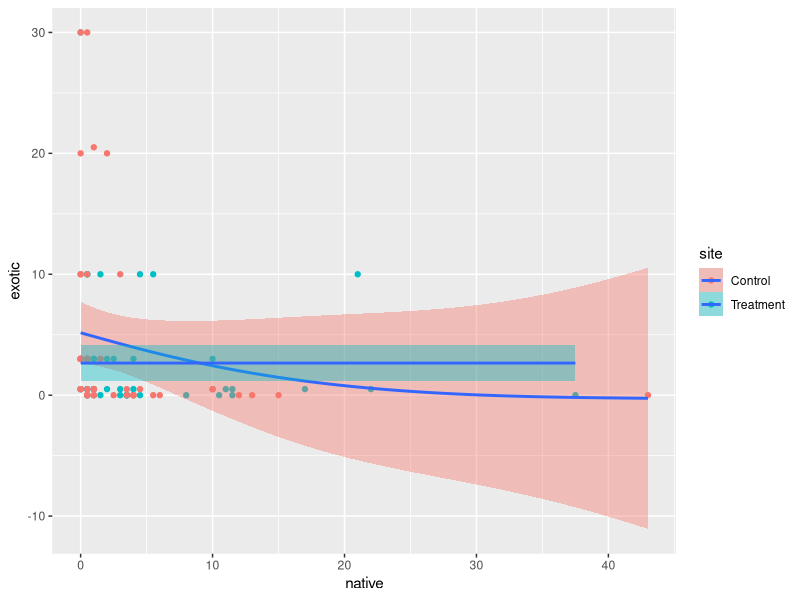
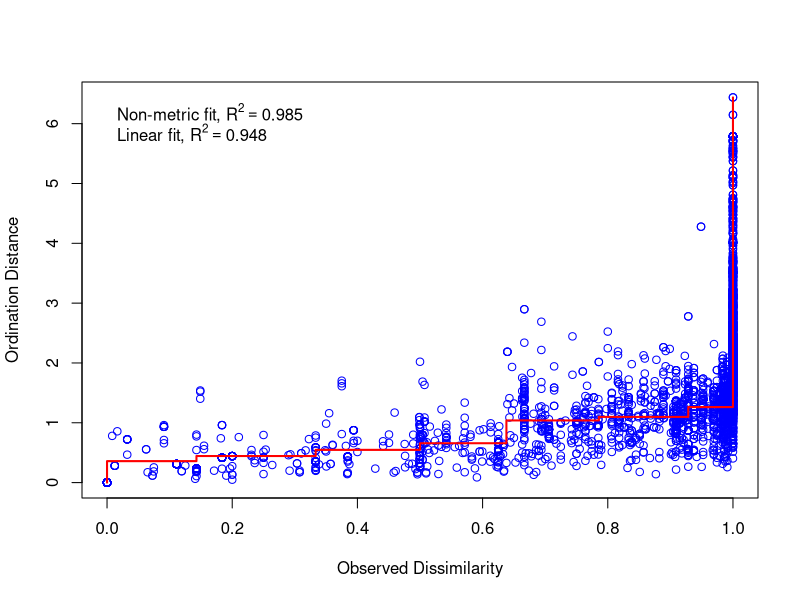
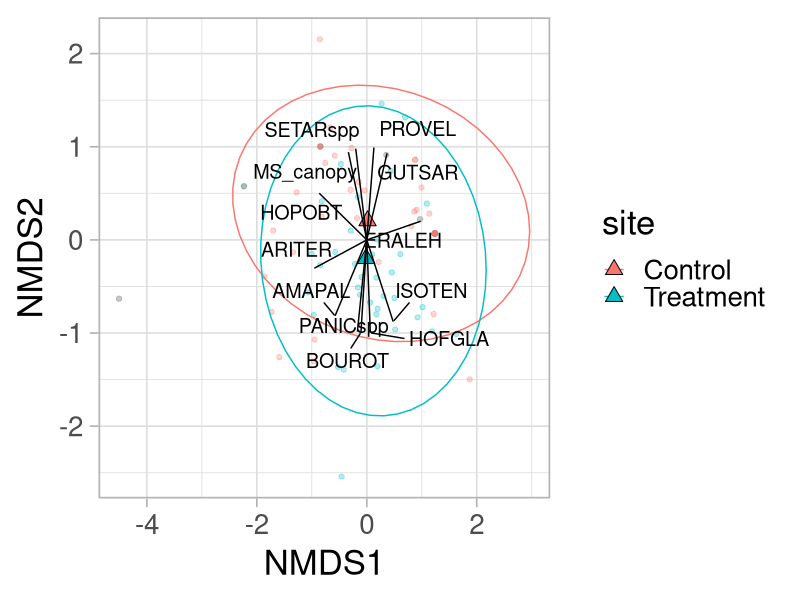
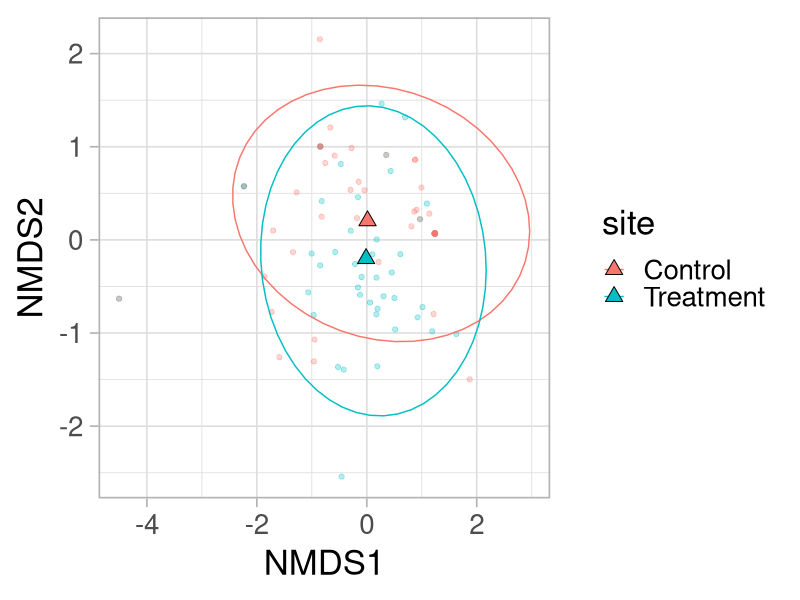

The R source for these figures, in order: (Note: this script raises an error after producing the figures.)
library(tidyverse)
library(vegan)
library(ggrepel)

banwr <- read_csv("data/community_fall2025.csv") # read in community matrix
provel <- read_csv("data/mesquite_canopy.csv") %>% 
  mutate(MS_canopy = 1)
banwr <- full_join(banwr, provel)
banwr[is.na(banwr)] <- 0 # turn NA values to 0
plots <- read_csv("data/plots_by_site.csv") # read in plots by site
names(plots) <- c("plot", "site") # assign names to the plots file


# plot summaries for Dr. Gallery & Maria:

sums <- banwr %>% 
  full_join(plots) %>% 
  group_by(plot, site) %>% 
  summarise(llg = ERALEH,
            mesquite = MS_canopy)

total_cov <- banwr %>% 
  select(-MS_canopy, -plot) %>% 
  mutate(plant_cover = rowSums(.)) %>% 
  select(plant_cover)
total_cov$plot <- banwr$plot

type_cov1 <- banwr %>% 
  select(-MS_canopy) %>% 
  pivot_longer(`HOPOBT`:`new Unk Fab`, names_to = "spp", values_to = "cover") %>% 
  filter(cover != 0)

species <- data.frame(unique(type_cov1$spp));names(species) <- "spp"
write_csv(species, "data/species_list.csv")

# traits:
traits <- read_csv("data/species_traits.csv")

type_cov <- full_join(type_cov1, traits) %>% 
  group_by(plot, nativity) %>% 
  summarise(cover = sum(cover)) %>% 
  pivot_wider(names_from = nativity, values_from = cover)
type_cov[is.na(type_cov)] <- 0 # turn NA values to 0
type_cov <- inner_join(type_cov, plots)

ggplot(type_cov, aes(x = native, y = exotic))+
  geom_point(aes(color = site))+
  geom_smooth(aes(fill = site), method = "gam")

# make a data frame with native/nonnative??

# how many plots have mesquite canopy?
View(banwr %>% 
       inner_join(plots) %>% 
  pivot_longer(`HOPOBT`:`new Unk Fab`, names_to = "spp", values_to = "cover") %>% 
  select(-spp, -cover) %>% 
  unique() %>% 
  group_by(site, MS_canopy) %>% 
  summarise(count = n()))

# how many plots have mesquite as a spp?
View(banwr %>% 
       inner_join(plots) %>% 
       pivot_longer(`HOPOBT`:`new Unk Fab`, names_to = "spp", values_to = "cover") %>% 
       filter(spp == "PROVEL") %>% 
       mutate(pres = case_when(cover == 0 ~ F, cover != 0 ~ T)) %>% 
       select(-MS_canopy) %>% 
       group_by(site, pres) %>% 
       summarise(count = n()))

# LLG?
View(banwr %>% 
       inner_join(plots) %>% 
       pivot_longer(`HOPOBT`:`new Unk Fab`, names_to = "spp", values_to = "cover") %>% 
       filter(spp == "ERALEH") %>% 
       mutate(pres = case_when(cover == 0 ~ F, cover != 0 ~ T)) %>% 
       select(-MS_canopy) %>% 
       group_by(pres, site) %>% 
       summarise(count = n()))

# Ordinations:
# remove rare species:
# function to figure out how many plots each spp is in? (column sum of cells != 0)

# binarize the banwr dataframe to get counts of how many plots each spp is present in
banwr_b <- banwr %>% 
  select(-plot) %>% 
  mutate(across(where(is.numeric), ~ifelse(.x >0, 1, 0)))
rares <- banwr_b %>% # make a list of how many plots each spp occurs in by summing the columns of the binary frame 
  colSums() %>% 
  data.frame()
spp_pool <- rownames(filter(rares, .>=5)) # now we want to define our "species pool" which consists of species occurring on at least 5 plots across all 100

banwr_com <- banwr[, which(colnames(banwr) %in% spp_pool)] # filter out columns that aren't in the spp pool
banwr_com$plot <- banwr$plot # give the plot column back

com <- banwr_com %>% 
  column_to_rownames(var = "plot") %>%  # turn plot column back to row names
  wisconsin() # wisco standardization
com <- com[rowSums(com) != 0, ] # get rid of plots where there are no plants.... 

com_plots <- com %>% 
  mutate(plot = rownames(.)) # get plot column back in haha
com_plots <- inner_join(com_plots, plots) # then join with the plots by site df to know the different sites

dist_b <- vegdist(com, method = "bray") # create dist mat
banwr_nmds <- metaMDS(dist_b, k = 2, trymax = 100) # run NMDS
banwr_nmds$stress # check stress; < 0.2 is good!
stressplot(banwr_nmds) # view stress plot

com_env <- envfit(banwr_nmds, com) # fit the original variables to our ordination

# then some magic to turn these envfit lines into lines starting from the origin that i can put into ggplot
env_df <- data.frame(com_env$vectors$arrows) %>% # extracting the end points of each envfit vector
  mutate(spp = rownames(.)) %>% 
  filter(com_env$vectors$pvals <= 0.05)
env0 <- data.frame(NMDS1 = rep(0, nrow(env_df)),  # creating the zeroes with a spp column
                   NMDS2 = rep(0, nrow(env_df)),
                   spp = env_df$spp)
env_res <- rbind(env_df, env0) # combining them together

banwr_scores <- data.frame(cbind(scores(banwr_nmds), rownames(com))) # get scores of the NMDS and combine them with the spp names
names(banwr_scores) <- c("NMDS1", "NMDS2", "plot") # assign column names to df from previous line

banwr_scores <- full_join(banwr_scores, plots) %>% 
  mutate(NMDS1 = as.numeric(NMDS1), NMDS2 = as.numeric(NMDS2))
banwr_centroids <- banwr_scores %>% 
  group_by(site) %>% 
  summarise(NMDS1 = mean(NMDS1, na.rm = T), 
            NMDS2 = mean(NMDS2, na.rm = T))

ggplot(data = banwr_scores, aes(x = NMDS1, y = NMDS2))+
  geom_point(aes(color = site), alpha = 0.3)+
  # geom_label(aes(label = plot))+
  stat_ellipse(aes(color = site))+
  geom_point(pch = 24, size = 4, 
             data = banwr_centroids, aes(fill = site, x = NMDS1, y = NMDS2))+
  geom_line(data = env_res, aes(group = spp))+
  geom_label_repel(data = env_df, aes(label = spp),
                   size = 5, fill = NA, label.size = NA)+
  theme_light(base_size = 25)

ggplot(data = banwr_scores, aes(x = NMDS1, y = NMDS2))+
  geom_point(aes(color = site), alpha = 0.3)+
  # geom_label(aes(label = plot))+
  stat_ellipse(aes(color = site))+
  geom_point(pch = 24, size = 4,
             data = banwr_centroids, aes(fill = site, x = NMDS1, y = NMDS2))+
  # geom_line(data = env_res, aes(group = spp))+
  # geom_label_repel(data = env_df, aes(label = spp),
  #                  size = 5, fill = NA, label.size = NA)+
  theme_light(base_size = 25)

adonis2(com ~ com_plots$site, data = banwr)
anova(betadisper(vegdist(com, method  = "bray"), 
                 group = com_plots$site, type = "centroid"))

com <- com %>% 
  mutate(ms_discrete = case_when(MS_canopy == 0 ~ F,
                                 MS_canopy > 0 ~ T))
ggplot(com, aes(x = HOPOBT, y = ms_discrete))+
  geom_boxplot()
ggplot(com, aes(x = SETARspp, y = ms_discrete))+
  geom_boxplot()
ggplot(com, aes(x = ERALEH, y = ms_discrete))+
  geom_boxplot()+
  labs(x = "Lehmann's lovegrass cover (%)",
       y = "Under mesquite canopy?")+
  theme_light()

ggplot(com, aes(x = BOUROT, y = ms_discrete))+
  geom_boxplot()+
  labs(x = "Rothrock's grama cover (%)",
       y = "Under mesquite canopy?")+
  theme_light()

sh <- diversity(banwr_com %>% 
                  column_to_rownames(var = "plot"), 
                index = "shannon") %>% 
  as_tibble() %>% 
  transmute(shannon = value)
sh$plot <- banwr_com$plot

sh <- inner_join(sh, plots) %>% 
  full_join(provel) %>% 
  mutate(MS_canopy = case_when(MS_canopy == 1 ~ T,
                               .default = F)) # no canopy = 0


ggplot(sh, aes(x = site, y = shannon))+
  geom_boxplot()
t.test(filter(sh, site == "Control")$shannon, filter(sh, site == "Treatment")$shannon)
# shannon diversity not significantly different btwn the control and treatment pre-burn


ggplot(sh, aes(x = site, y = shannon))+
  geom_boxplot(aes(group = interaction(site, MS_canopy), fill = MS_canopy))+
  # geom_point(alpha = 0.2, aes(color = site))+
  theme_minimal(base_size = 20)+
  ylim(0, 2)+
  labs(x = "Under mesquite canopy", y = "Shannon diversity")
  # stat_summary(fun = max, fun.max = length,
  #              geom = "text", aes(group = MS_canopy, label = ..ymax..),
  #              vjust = -1)
  

t.test(x = filter(sh, MS_canopy == 1)$shannon,
       y = filter(sh, MS_canopy == 0)$shannon,
       var.equal = T)
